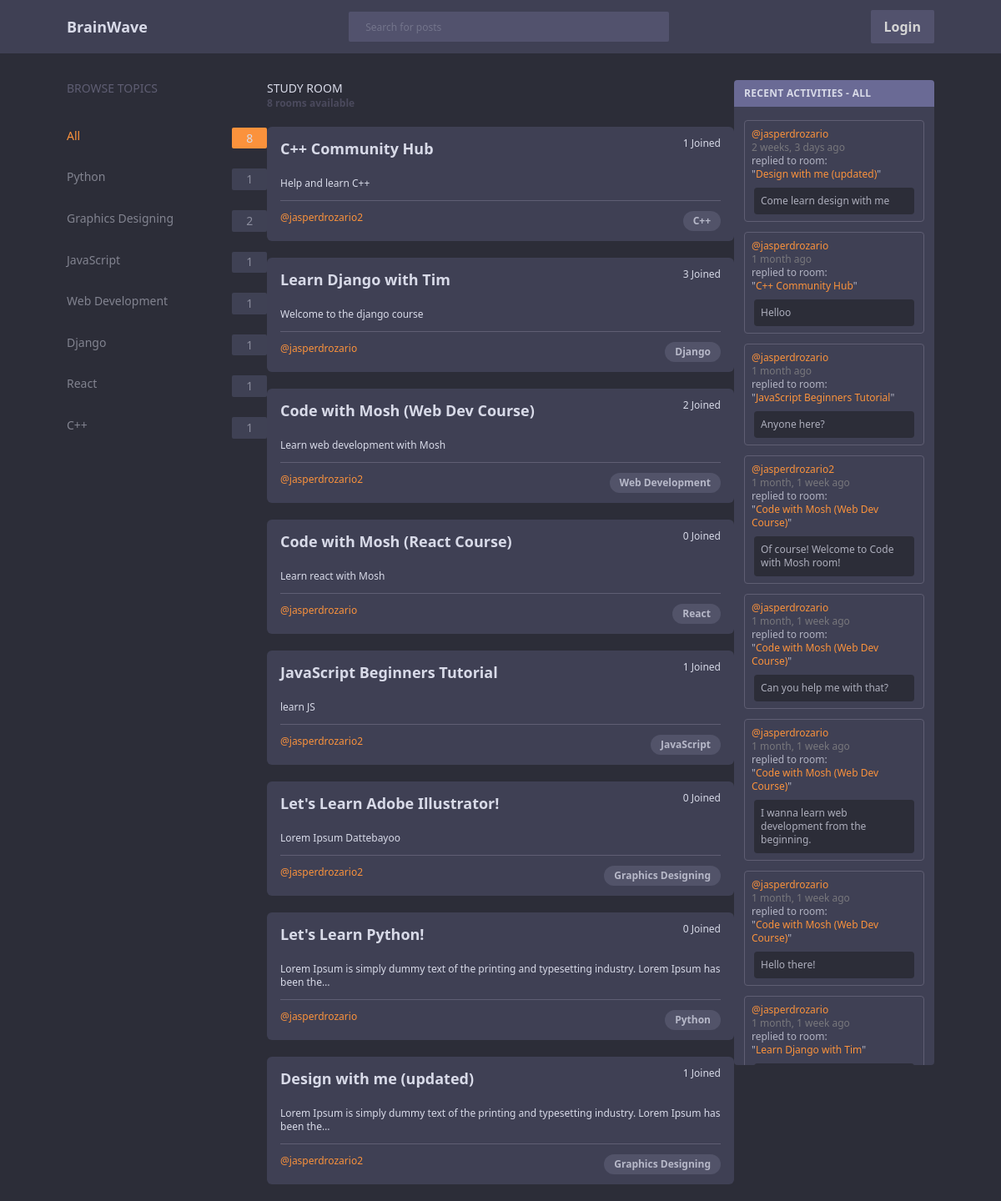
Before: / with the older database file.
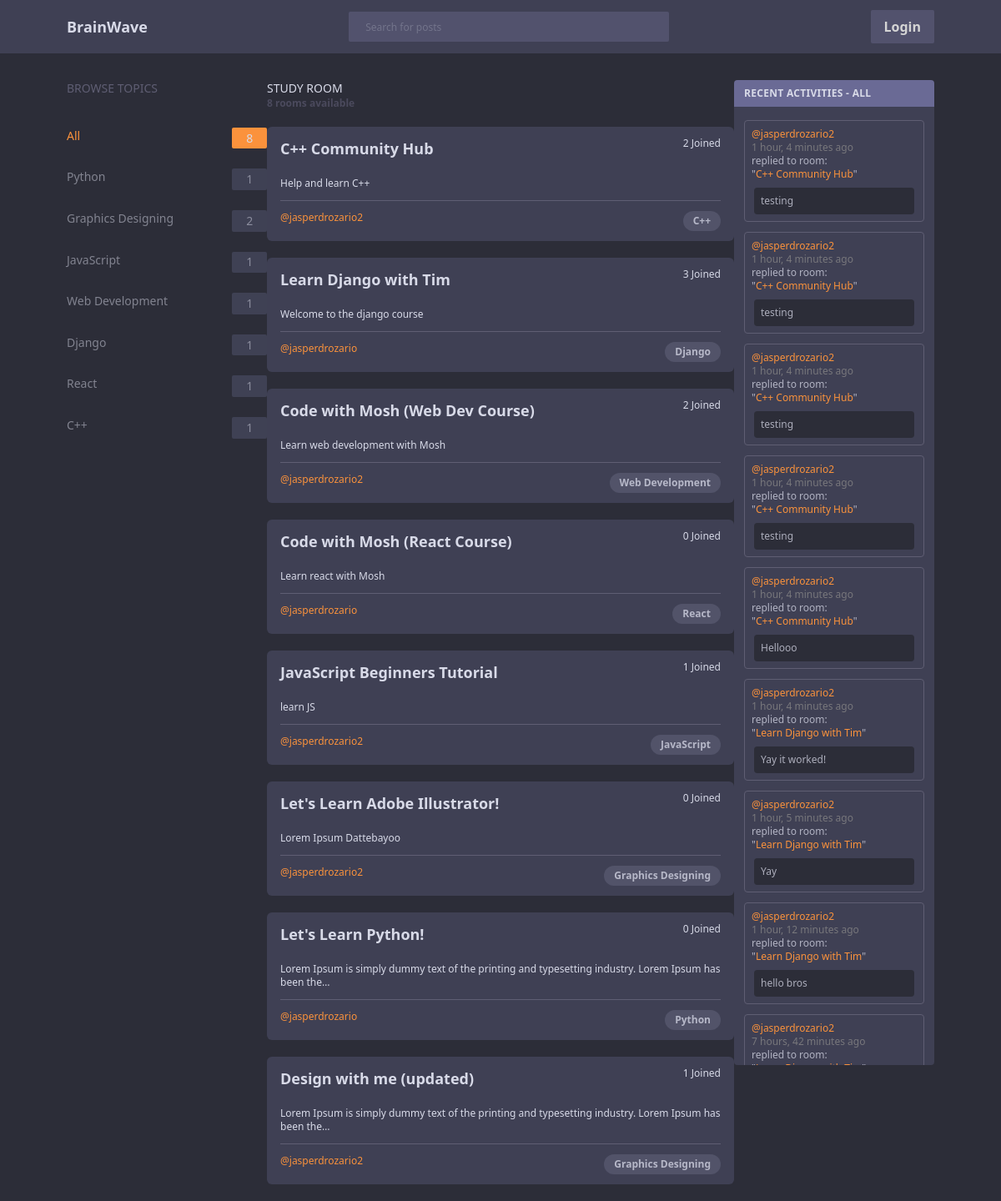
After: the same page with the newer database file.
### base/models.py (models this page shows, shortened)
class Topic(models.Model):
    name = models.CharField(max_length=200)

class Room(models.Model):
    host = models.ForeignKey(User, on_delete=models.SET_NULL, null=True)
    topic = models.ForeignKey(Topic, on_delete=models.SET_NULL, related_name='rooms', null=True)
    name = models.CharField(max_length=200)
    description = models.TextField(null=True, blank=True, max_length=100)
    participants = models.ManyToManyField(User, related_name='participants', blank=True)
    updated = models.DateTimeField(auto_now=True)
    created = models.DateTimeField(auto_now_add=True)
    def __str__(self):
        return self.name
    class Meta:
        ordering = ['-updated', '-created']

class Message(models.Model):
    user = models.ForeignKey(User, on_delete=models.CASCADE)
    room = models.ForeignKey(Room, on_delete=models.CASCADE)
    body = models.TextField(max_length=1000)
    updated = models.DateTimeField(auto_now=True)
    created = models.DateTimeField(auto_now_add=True)
    class Meta:
        ordering = ['-updated', '-created']
    def __str__(self):
        return self.body[0:50]

### base/views.py (the view, shortened to what this page needs)
# urls.py: 2. Add a URL to urlpatterns:  path('', views.home, name='home')
def home(request):
  total_room_count = Room.objects.count()
  q = request.GET.get('q') if request.GET.get('q') != None else ''
  if len(q)>0 and ' ' in q[-1]:
    q = q.replace(' ', '+')
  print(q)
  rooms = Room.objects.filter(
    Q(topic__name__icontains = q) |
    Q(name__icontains = q) |
    Q(description__icontains = q)
  )
  room_count = rooms.count()
  if q == '':
    selected_topic = ''
  print(selected_topic)
  filtered_room_messages = []
  for room in rooms:
    room_messages = Message.objects.filter(room=room)
    filtered_room_messages.extend(room_messages)
  filtered_room_messages.sort(key=lambda event: event.created, reverse=True)
  topics = Topic.objects.all()
  isHomePage = True
  context = {'rooms': rooms, 'topics': topics, 'total_room_count': total_room_count, 'room_count': room_count, 'room_messages': filtered_room_messages, 'flag': isHomePage, 'selected_topic': selected_topic,}
  return render(request, 'base/home.html', context)

### base/templates/base/home.html
{% extends 'main.html' %} {% block content %}
<div class="flex justify-center">
  <div class="fixed left-[5rem] w-[15rem]">
    {% include 'base/topics_component.html' %}
  </div>
  <div class="flex-none w-[35rem]">
    {% include 'base/feed_component.html' %}
  </div>
  <div
    class="fixed rounded overflow-y-auto scrollbar-thin right-[5rem] w-[15rem] h-[82%]"
  >
    {% include 'base/activity_log_component.html' %}
  </div>
</div>
{% endblock %}

### base/templates/base/topics_component.html (shortened to what this page needs)
<p class="text-sm font-medium mb-[2.3rem] text-subtle-purple">BROWSE TOPICS</p>
<div class="flex justify-between text-sm font-medium mb-6 text-subtle-white/50">
  {% if selected_topic == '' %}
  <a class="text-orange-400" href="{% url 'home' %}">All</a>
  <div
    class="flex bg-orange-400 items-center justify-center rounded-sm w-[2.6rem] h-[1.6rem]"
  >
    <p class="text-subtle-white">{{total_room_count}}</p>
  </div>
  {% endif %}
</div>
{% for topic in topics %}
<div class="flex justify-between text-sm font-medium mb-6 text-subtle-white/50">
  {% if topic.name == selected_topic %}
  <a class="text-orange-400" href="{% url 'home' %}?q={{topic.name}}"
    >{{topic.name}}</a
  >
  <div
    class="flex bg-orange-400 items-center justify-center rounded-sm w-[2.6rem] h-[1.6rem]"
  >
    <p class="text-subtle-white">{{topic.rooms.all|length}}</p>
  </div>
  {% else %}
  <a class="hover:text-orange-400/75" href="{% url 'home' %}?q={{topic.name}}"
    >{{topic.name}}</a
  >
  <div
    class="flex bg-[#3F4154] items-center justify-center rounded-sm w-[2.6rem] h-[1.6rem]"
  >
    <p>{{topic.rooms.all|length}}</p>
  </div>
  {% endif %}
</div>
{% endfor %}

### base/templates/base/feed_component.html (shortened to what this page needs)
<div class="flex justify-between">
  <div class="flex-none">
    {% if not flag %}
    <p class="text-subtle-white text-sm font-medium">
      STUDY ROOM (@{{ user.username }})
    </p>
    {% else %}
    <p class="text-subtle-white text-sm font-medium">STUDY ROOM</p>
    {% endif %} {% if room_count > 1 %}
    <p class="text-xs font-bold text-[#4B4A5D]">
      {{room_count}} rooms available
    </p>
    {% elif room_count == 1 %}
    <p class="text-xs font-bold text-[#4B4A5D]">1 room available</p>
    {% else %}
    <p class="text-xs font-bold text-[#4B4A5D]">No rooms available</p>
    {% endif %}
  </div>
</div>
{% for room in rooms %}
<div
  class="my-5 py-3 px-4 rounded-md bg-theme-secondary hover:scale-[1.02] transition-transform duration-300"
>
  <div class="flex justify-between">
    <p class="mb-5 text-subtle-white text-lg font-semibold hover:underline">
      <a href="{% url 'room' room.id %}">{{room.name}}</a>
    </p>
    <p class="mb-3 text-xs font-medium text-subtle-white">
      {{room.participants.all|length}} Joined
    </p>
  </div>
  <div>
    <p class="mb-3 text-xs text-subtle-white">
      {{room.description|truncatechars:100}}
    </p>
    <hr class="border-t-[1px] border-subtle-purple" />
  </div>
  <div class="flex justify-between mt-3">
    <div class="flex-none">
      <p class="text-orange-400 text-xs hover:underline">
        <a href="{% url 'user-profile' room.host.id %}"
          >@{{room.host.username}}</a
        >
      </p>
    </div>
    <div class="flex-none px-3 py-1 rounded-xl bg-[#525369]">
      <p class="text-subtle-white/75 text-xs font-bold">{{room.topic.name}}</p>
    </div>
  </div>
</div>
{% endfor %}

### base/templates/base/activity_log_component.html
<div class="bg-theme-secondary">
  <p
    class="text-xs font-bold px-3 py-2 text-subtle-white tracking-wide bg-light-lavender"
  >
    {% if flag %} RECENT ACTIVITIES - ALL {% else %} RECENT ACTIVITIES -
    @{{user.username}} {% endif %}
  </p>
  <div class="py-1">
    {% for message in room_messages %}
    <div class="rounded border-subtle-purple p-2 m-3 border-[0.3px]">
      <p class="text-xs text-orange-400">
        <a href="{% url 'user-profile' message.user.id %}">@{{message.user}}</a>
      </p>
      <p class="text-xs text-[#78777C] font-medium">
        {{message.created|timesince}} ago
      </p>
      <p class="text-xs text-subtle-white/75">
        replied to room: <br />
        "<a class="text-orange-400" href="{% url 'room' message.room.id %}"
          >{{message.room}}</a
        >"
      </p>
      <div class="mx-[3px] mt-2 p-2 rounded bg-theme-primary">
        <p class="text-xs text-subtle-white/75">{{message}}</p>
      </div>
    </div>
    {% endfor %}
  </div>
</div>

Changed rows visible on the page:
no longer on this page (row unchanged): Message: user "jasperdrozario", created "2 weeks, 3 days", room "Design with me (updated)", body "Come learn design with me"
no longer on this page (row unchanged): Message: user "jasperdrozario", created "1 month", room "C++ Community Hub", body "Helloo"
no longer on this page (row unchanged): Message: user "jasperdrozario", created "1 month", room "JavaScript Beginners Tutorial", body "Anyone here?"
no longer on this page (row unchanged): Message: user "jasperdrozario2", created "1 month, 1 week", room "Code with Mosh (Web Dev Course)", body "Of course! Welcome to Code with Mosh room!"
no longer on this page (row unchanged): Message: user "jasperdrozario", created "1 month, 1 week", room "Code with Mosh (Web Dev Course)", body "Can you help me with that?"
no longer on this page (row unchanged): Message: user "jasperdrozario", created "1 month, 1 week", room "Code with Mosh (Web Dev Course)", body "I wanna learn web development from the beginning."
no longer on this page (row unchanged): Message: user "jasperdrozario", created "1 month, 1 week", room "Code with Mosh (Web Dev Course)", body "Hello there!"
no longer on this page (row unchanged): Message: user "jasperdrozario", created "1 month, 1 week", room "Learn Django with Tim"
computed for Room "C++ Community Hub": participants.all|length "1" → "2"
added Message: user "jasperdrozario2", created "1 hour, 4 minutes", room "C++ Community Hub", body "testing"
added Message: user "jasperdrozario2", created "1 hour, 4 minutes", room "C++ Community Hub", body "testing"
added Message: user "jasperdrozario2", created "1 hour, 4 minutes", room "C++ Community Hub", body "testing"
added Message: user "jasperdrozario2", created "1 hour, 4 minutes", room "C++ Community Hub", body "testing"
added Message: user "jasperdrozario2", created "1 hour, 4 minutes", room "C++ Community Hub", body "Hellooo"
added Message: user "jasperdrozario2", created "1 hour, 4 minutes", room "Learn Django with Tim", body "Yay it worked!"
added Message: user "jasperdrozario2", created "1 hour, 5 minutes", room "Learn Django with Tim", body "Yay"
added Message: user "jasperdrozario2", created "1 hour, 12 minutes", room "Learn Django with Tim", body "hello bros"
added Message: user "jasperdrozario2", created "7 hours, 42 minutes"
